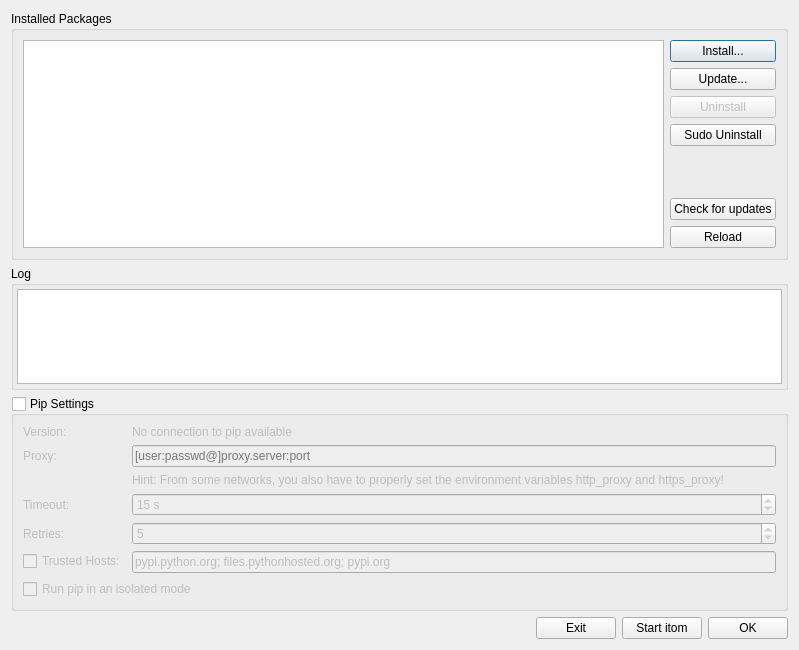
<?xml version="1.0" encoding="UTF-8"?>
<ui version="4.0">
 <class>DialogPipManager</class>
 <widget class="QDialog" name="DialogPipManager">
  <property name="geometry">
   <rect>
    <x>0</x>
    <y>0</y>
    <width>799</width>
    <height>650</height>
   </rect>
  </property>
  <property name="windowTitle">
   <string>Python Package Manager</string>
  </property>
  <layout class="QVBoxLayout" name="verticalLayout_2" stretch="2,1,0,0">
   <item>
    <widget class="QGroupBox" name="groupBox">
     <property name="title">
      <string>Installed Packages</string>
     </property>
     <layout class="QHBoxLayout" name="horizontalLayout_3">
      <item>
       <widget class="ito::QTableViewItom" name="tablePackages"/>
      </item>
      <item>
       <layout class="QVBoxLayout" name="verticalLayout">
        <item>
         <widget class="QPushButton" name="btnInstall">
          <property name="text">
           <string>Install...</string>
          </property>
         </widget>
        </item>
        <item>
         <widget class="QPushButton" name="btnUpdate">
          <property name="text">
           <string>Update...</string>
          </property>
         </widget>
        </item>
        <item>
         <widget class="QPushButton" name="btnUninstall">
          <property name="enabled">
           <bool>false</bool>
          </property>
          <property name="text">
           <string>Uninstall</string>
          </property>
         </widget>
        </item>
        <item>
         <widget class="QPushButton" name="btnSudoUninstall">
          <property name="text">
           <string>Sudo Uninstall</string>
          </property>
         </widget>
        </item>
        <item>
         <spacer name="verticalSpacer">
          <property name="orientation">
           <enum>Qt::Vertical</enum>
          </property>
          <property name="sizeHint" stdset="0">
           <size>
            <width>20</width>
            <height>40</height>
           </size>
          </property>
         </spacer>
        </item>
        <item>
         <widget class="QPushButton" name="btnCheckForUpdates">
          <property name="text">
           <string>Check for updates</string>
          </property>
         </widget>
        </item>
        <item>
         <widget class="QPushButton" name="btnReload">
          <property name="text">
           <string>Reload</string>
          </property>
         </widget>
        </item>
       </layout>
      </item>
     </layout>
    </widget>
   </item>
   <item>
    <widget class="QGroupBox" name="groupLog">
     <property name="title">
      <string>Log</string>
     </property>
     <layout class="QHBoxLayout" name="horizontalLayout_2">
      <property name="leftMargin">
       <number>3</number>
      </property>
      <property name="topMargin">
       <number>3</number>
      </property>
      <property name="rightMargin">
       <number>3</number>
      </property>
      <property name="bottomMargin">
       <number>3</number>
      </property>
      <item>
       <widget class="QTextEdit" name="txtLog">
        <property name="readOnly">
         <bool>true</bool>
        </property>
        <property name="html">
         <string>&lt;!DOCTYPE HTML PUBLIC &quot;-//W3C//DTD HTML 4.0//EN&quot; &quot;http://www.w3.org/TR/REC-html40/strict.dtd&quot;&gt;
&lt;html&gt;&lt;head&gt;&lt;meta name=&quot;qrichtext&quot; content=&quot;1&quot; /&gt;&lt;style type=&quot;text/css&quot;&gt;
p, li { white-space: pre-wrap; }
&lt;/style&gt;&lt;/head&gt;&lt;body style=&quot; font-family:'MS Shell Dlg 2'; font-size:8.25pt; font-weight:400; font-style:normal;&quot;&gt;
&lt;p style=&quot;-qt-paragraph-type:empty; margin-top:0px; margin-bottom:0px; margin-left:0px; margin-right:0px; -qt-block-indent:0; text-indent:0px; font-size:8pt;&quot;&gt;&lt;br /&gt;&lt;/p&gt;&lt;/body&gt;&lt;/html&gt;</string>
        </property>
       </widget>
      </item>
     </layout>
    </widget>
   </item>
   <item>
    <widget class="CollapsibleGroupBox" name="groupPipSettings">
     <property name="minimumSize">
      <size>
       <width>0</width>
       <height>0</height>
      </size>
     </property>
     <property name="title">
      <string>Pip Settings</string>
     </property>
     <property name="flat">
      <bool>true</bool>
     </property>
     <property name="checkable">
      <bool>true</bool>
     </property>
     <property name="checked">
      <bool>false</bool>
     </property>
     <property name="collapsed">
      <bool>true</bool>
     </property>
     <property name="collapsedHeight">
      <number>16</number>
     </property>
     <layout class="QFormLayout" name="formLayout">
      <item row="0" column="0">
       <widget class="QLabel" name="label">
        <property name="text">
         <string>Version:</string>
        </property>
       </widget>
      </item>
      <item row="0" column="1">
       <widget class="QLabel" name="lblPipVersion">
        <property name="text">
         <string>No connection to pip available</string>
        </property>
       </widget>
      </item>
      <item row="1" column="0">
       <widget class="QLabel" name="label_2">
        <property name="text">
         <string>Proxy:</string>
        </property>
       </widget>
      </item>
      <item row="1" column="1">
       <widget class="QLineEdit" name="txtProxy">
        <property name="toolTip">
         <string>Proxy in the form [user:passwd@]proxy.server:port</string>
        </property>
        <property name="placeholderText">
         <string>[user:passwd@]proxy.server:port</string>
        </property>
       </widget>
      </item>
      <item row="3" column="0">
       <widget class="QLabel" name="label_3">
        <property name="text">
         <string>Timeout:</string>
        </property>
       </widget>
      </item>
      <item row="3" column="1">
       <widget class="QSpinBox" name="spinTimeout">
        <property name="toolTip">
         <string>socket timeout (default: 15 s)</string>
        </property>
        <property name="keyboardTracking">
         <bool>false</bool>
        </property>
        <property name="suffix">
         <string> s</string>
        </property>
        <property name="value">
         <number>15</number>
        </property>
       </widget>
      </item>
      <item row="7" column="0" colspan="2">
       <widget class="QCheckBox" name="checkIsolated">
        <property name="toolTip">
         <string>Run pip in an isolated mode, ignoring environment variables and user configuration.</string>
        </property>
        <property name="text">
         <string>Run pip in an isolated mode</string>
        </property>
       </widget>
      </item>
      <item row="4" column="0">
       <widget class="QLabel" name="label_4">
        <property name="text">
         <string>Retries:</string>
        </property>
       </widget>
      </item>
      <item row="4" column="1">
       <widget class="QSpinBox" name="spinRetries">
        <property name="toolTip">
         <string>socket timeout (default: 15 s)</string>
        </property>
        <property name="keyboardTracking">
         <bool>false</bool>
        </property>
        <property name="suffix">
         <string/>
        </property>
        <property name="value">
         <number>5</number>
        </property>
       </widget>
      </item>
      <item row="5" column="0">
       <widget class="QCheckBox" name="checkTrustedHosts">
        <property name="text">
         <string>Trusted Hosts:</string>
        </property>
       </widget>
      </item>
      <item row="5" column="1">
       <widget class="QLineEdit" name="txtTrustedHosts">
        <property name="enabled">
         <bool>false</bool>
        </property>
        <property name="toolTip">
         <string>Semicolon-separated list of hosts. These hosts are trusted (avoiding SSL security issues).</string>
        </property>
        <property name="text">
         <string>pypi.python.org; files.pythonhosted.org; pypi.org</string>
        </property>
        <property name="placeholderText">
         <string/>
        </property>
       </widget>
      </item>
      <item row="2" column="1">
       <widget class="QLabel" name="label_5">
        <property name="text">
         <string>Hint: From some networks, you also have to properly set the environment variables http_proxy and https_proxy!</string>
        </property>
       </widget>
      </item>
     </layout>
    </widget>
   </item>
   <item>
    <layout class="QHBoxLayout" name="horizontalLayout">
     <item>
      <spacer name="horizontalSpacer">
       <property name="orientation">
        <enum>Qt::Horizontal</enum>
       </property>
       <property name="sizeHint" stdset="0">
        <size>
         <width>40</width>
         <height>20</height>
        </size>
       </property>
      </spacer>
     </item>
     <item>
      <widget class="QPushButton" name="btnExit">
       <property name="text">
        <string>Exit</string>
       </property>
      </widget>
     </item>
     <item>
      <widget class="QPushButton" name="btnStartItom">
       <property name="text">
        <string>Start itom</string>
       </property>
      </widget>
     </item>
     <item>
      <widget class="QPushButton" name="btnOk">
       <property name="text">
        <string>OK</string>
       </property>
      </widget>
     </item>
    </layout>
   </item>
  </layout>
 </widget>
 <customwidgets>
  <customwidget>
   <class>CollapsibleGroupBox</class>
   <extends>QGroupBox</extends>
   <header>collapsibleGroupBox.h</header>
   <container>1</container>
  </customwidget>
  <customwidget>
   <class>ito::QTableViewItom</class>
   <extends>QListView</extends>
   <header>widgets/itomQWidgets.h</header>
  </customwidget>
 </customwidgets>
 <resources/>
 <connections>
  <connection>
   <sender>btnOk</sender>
   <signal>clicked()</signal>
   <receiver>DialogPipManager</receiver>
   <slot>accept()</slot>
   <hints>
    <hint type="sourcelabel">
     <x>788</x>
     <y>639</y>
    </hint>
    <hint type="destinationlabel">
     <x>599</x>
     <y>466</y>
    </hint>
   </hints>
  </connection>
  <connection>
   <sender>btnStartItom</sender>
   <signal>clicked()</signal>
   <receiver>DialogPipManager</receiver>
   <slot>accept()</slot>
   <hints>
    <hint type="sourcelabel">
     <x>684</x>
     <y>633</y>
    </hint>
    <hint type="destinationlabel">
     <x>609</x>
     <y>580</y>
    </hint>
   </hints>
  </connection>
  <connection>
   <sender>btnExit</sender>
   <signal>clicked()</signal>
   <receiver>DialogPipManager</receiver>
   <slot>reject()</slot>
   <hints>
    <hint type="sourcelabel">
     <x>566</x>
     <y>626</y>
    </hint>
    <hint type="destinationlabel">
     <x>545</x>
     <y>579</y>
    </hint>
   </hints>
  </connection>
  <connection>
   <sender>checkTrustedHosts</sender>
   <signal>clicked(bool)</signal>
   <receiver>txtTrustedHosts</receiver>
   <slot>setEnabled(bool)</slot>
   <hints>
    <hint type="sourcelabel">
     <x>88</x>
     <y>557</y>
    </hint>
    <hint type="destinationlabel">
     <x>147</x>
     <y>560</y>
    </hint>
   </hints>
  </connection>
 </connections>
</ui>
